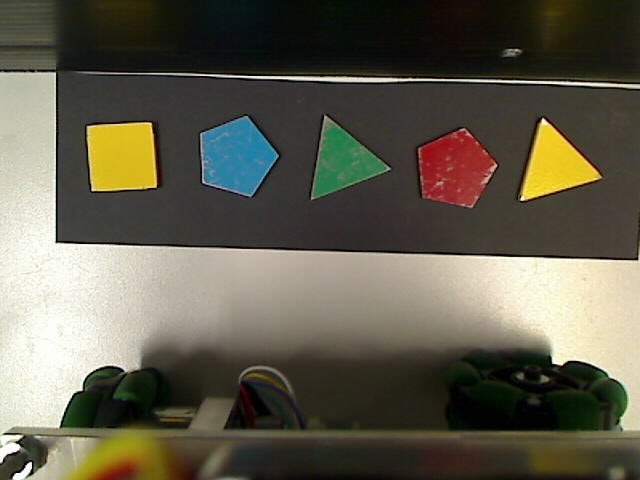
#> input picture rpiRobot/src/vision/infrastructure/my_photo-4.jpg, 640 x 480 px, given in place of the camera
$ python openCvItemFinder.py   (older library calls are emulated)
#> lines starting #> are read from the running program, lines starting #| are printed output that depends on the picture; after the words box and inside, x2 and y2 are one past the last pixel; in counts of white or black regions, pixels touching at a corner belong together
### rpiRobot/src/vision/infrastructure/openCvCamera.py
import cv2

from vision.domain.iCamera import ICamera
from vision.domain.image import Image
from vision.infrastructure.openCvVisionError import CameraDoesNotExistError, AcquisitionError


class OpenCvCamera(ICamera):
    _buffer_size = 4

    def __init__(self, camera_id: int) -> None:
        self._video_capture = cv2.VideoCapture(camera_id)
        if not self._video_capture.isOpened():
            raise CameraDoesNotExistError(camera_id)
        self._video_capture.set(cv2.CAP_PROP_BUFFERSIZE, self._buffer_size)

    def __del__(self) -> None:
        self._video_capture.release()

    def take_picture(self) -> Image:
        count = self._buffer_size
        while count > 0:
            self._video_capture.grab()
            count -= 1
        has_captured, cv_image = self._video_capture.read()

        if not has_captured:
            raise AcquisitionError()
        return Image(cv_image)

### rpiRobot/src/vision/infrastructure/openCvDebugDisplay.py
from logging import getLogger, DEBUG
from typing import List

import cv2
import numpy as np

logger = getLogger(__name__)
VISION_DEBUG = DEBUG + 5
Contour = np.ndarray


class OpenCvDebugDisplay:
    def __del__(self) -> None:
        cv2.destroyAllWindows()

    @staticmethod
    def debug_active() -> bool:
        return logger.getEffectiveLevel() == VISION_DEBUG

    def display_debug_image(self, window_name: str, image: np.ndarray) -> None:
        if OpenCvDebugDisplay.debug_active():
            cv2.imshow(window_name, image)
            cv2.waitKey(1)

    def display_debug_contours(self, window_name: str, image: np.ndarray, contours: List[Contour],
                               contours_of_interest: List[Contour]) -> None:
        if OpenCvDebugDisplay.debug_active():
            if len(image.shape) == 3:
                image_copy = image.copy()
            else:
                image_copy = cv2.cvtColor(image, cv2.COLOR_GRAY2BGR)

            cv2.drawContours(image_copy, contours, -1, (0, 0, 255), 3)
            cv2.drawContours(image_copy, contours_of_interest, -1, (0, 255, 0), 3)
            cv2.imshow(window_name, image_copy)
            cv2.waitKey(1)

### rpiRobot/src/coordinate/cameraCoordinate.py
class CameraCoordinate:
    def __init__(self, x_pos: float, y_pos: float):
        self._x_pos = x_pos
        self._y_pos = y_pos

    @property
    def x(self) -> float:
        return self._x_pos

    @property
    def y(self) -> float:
        return self._y_pos

    def __repr__(self) -> str:
        return "{}({},{})".format(CameraCoordinate.__name__, self.x, self.y)

### rpiRobot/src/vision/domain/itemRelativePositions.py
from typing import List

from vision.domain.itemRelativePosition import ItemRelativePosition


class ItemRelativePositions:
    def __init__(self, items: List[ItemRelativePosition]):
        self._items = items

    @property
    def items(self) -> List[ItemRelativePosition]:
        return self._items

### rpiRobot/src/vision/domain/image.py
from typing import Callable, Optional, Tuple

import numpy as np


class Image:
    def __init__(self, content: np.ndarray) -> None:
        assert content.shape[2] == 3
        self._content = content

    @property
    def content(self) -> np.ndarray:
        return self._content.copy()

    @property
    def width(self) -> int:
        return self._content.shape[1]

    @property
    def height(self) -> int:
        return self._content.shape[0]

    def process(self, process_callback: Callable[[np.ndarray], Optional[np.ndarray]]):  # -> Optional[Image]
        processed_content = process_callback(self.content)
        if processed_content is not None:
            return Image(processed_content)

### rpiRobot/src/vision/domain/itemRelativePosition.py
from vision.domain.item.item import Item
from coordinate.cameraCoordinate import CameraCoordinate


class ItemRelativePosition:
    def __init__(self, item: Item, camera_coordinate: CameraCoordinate):
        self._item = item
        self._camera_coordinate = camera_coordinate

    @property
    def item(self) -> Item:
        return self._item

    @property
    def camera_coordinate(self) -> CameraCoordinate:
        return self._camera_coordinate

### rpiRobot/src/vision/domain/item/item.py
from vision.domain.item.color import Color
from vision.domain.item.shape import Shape


class Item:
    def __init__(self, color: Color, shape: Shape):
        self._color = color
        self._shape = shape

    @property
    def color(self) -> Color:
        return self._color

    @property
    def shape(self) -> Shape:
        return self._shape

### rpiRobot/src/vision/infrastructure/openCvItemFinder.py
import logging
from typing import List, Tuple

import cv2
import numpy as np

from coordinate.cameraCoordinate import CameraCoordinate
from vision.domain.iItemFinder import IItemFinder
from vision.domain.image import Image
from vision.domain.item.color import Color
from vision.domain.item.item import Item
from vision.domain.item.shape import Shape
from vision.domain.itemRelativePosition import ItemRelativePosition
from vision.domain.itemRelativePositions import ItemRelativePositions
from vision.domain.visionError import VisionError
from vision.infrastructure.openCvCamera import OpenCvCamera
from vision.infrastructure.openCvDebugDisplay import OpenCvDebugDisplay, VISION_DEBUG
from vision.infrastructure.openCvVisionError import CouldNotFindItemsError


class OpenCvItemFinder(IItemFinder):
    def __init__(self) -> None:
        self._items_relative_positions = None
        self._debug_display = OpenCvDebugDisplay()

    def find_items(self, image: Image) -> ItemRelativePositions:
        image.process(self._process)
        return self._items_relative_positions

    def _process(self, image: np.ndarray) -> None:
        image = OpenCvItemFinder._grey_world_white_balance(image)
        self._debug_display.display_debug_image('White Balance', image)

        zone, zone_x, zone_y = self._cut_zone(image)
        self._debug_display.display_debug_image('Zone Image', zone)

        grey = cv2.cvtColor(zone, cv2.COLOR_BGR2GRAY)
        canny = cv2.Canny(grey, 10, 200)
        kernel = np.ones((5, 5), np.uint8)
        canny = cv2.morphologyEx(canny, cv2.MORPH_DILATE, kernel)
        self._debug_display.display_debug_image('Zone Grey Canny', canny)

        item_contours = self._find_item_contours(canny, False, '_find_item_contours Canny')
        mask = np.zeros(canny.shape, np.uint8)
        for contour in item_contours:
            cv2.drawContours(mask, [contour], -1, (255, 255, 255), -1)

        self._debug_display.display_debug_image('Item mask', mask)
        item_contours = self._find_item_contours(mask, True, '_find_item_contours Mask')

        hsv = cv2.cvtColor(zone, cv2.COLOR_BGR2HSV)
        hue = hsv[:, :, 0]
        self._debug_display.display_debug_image('Zone Hue', hue)
        self._items_relative_positions = self._categorize_contours(hue, zone_x, zone_y, item_contours)

    def _find_item_contours(self, image: np.ndarray, should_approximate: bool, debug_name: str) -> List[np.ndarray]:
        zone_area = image.shape[0] * image.shape[1]
        _, contours, _ = cv2.findContours(image, cv2.RETR_TREE, cv2.CHAIN_APPROX_SIMPLE)
        if should_approximate:
            contours = [OpenCvItemFinder._approximate_contour(c, 0.035) for c in contours]
        contours = [c for c in contours if OpenCvItemFinder._does_contour_fit_item(c, zone_area)]

        self._debug_display.display_debug_contours(debug_name, image, contours, [])

        if len(contours) == 0:
            raise CouldNotFindItemsError

        return contours

    @staticmethod
    def _does_contour_fit_item(contour: np.ndarray, zone_area: int) -> bool:
        _, _, width, height = cv2.boundingRect(contour)
        has_square_proportion = 0.85 <= width / float(height) <= 1.15

        is_big_enough = 500 < width * height < 0.25 * zone_area

        return has_square_proportion and is_big_enough

    def _categorize_contours(self, hue: np.ndarray, zone_x: int, zone_y: int,
                             contours: List[np.ndarray]) -> ItemRelativePositions:

        item_relative_positions = []
        for contour in contours:
            shape = OpenCvItemFinder._compute_shape(contour)
            color = self._compute_color(hue, contour)
            item = Item(color, shape)
            camera_position = OpenCvItemFinder._compute_coordinate(contour, zone_x, zone_y)
            item_relative_positions.append(ItemRelativePosition(item, camera_position))

        return ItemRelativePositions(item_relative_positions)

    @staticmethod
    def _compute_shape(contour: np.ndarray) -> Shape:
        number_of_side = len(contour)
        if number_of_side == 3:
            return Shape.Triangle
        elif number_of_side == 4:
            return Shape.Square
        elif number_of_side == 5:
            return Shape.Pentagon
        else:
            return Shape.Circle

    @staticmethod
    def _compute_color(hue: np.ndarray, contour: np.ndarray) -> Color:
        mask = np.zeros(hue.shape, np.uint8)
        cv2.drawContours(mask, [contour], 0, 255, -1)
        histogram = cv2.calcHist([hue], [0], mask, [180], [0, 180])
        mode_hue = np.argmax(histogram)

        if 65 < mode_hue < 90:
            return Color.Green
        elif 90 < mode_hue < 115:
            return Color.Blue
        elif 14 < mode_hue < 37:
            return Color.Yellow
        else:
            return Color.Red

    @staticmethod
    def _compute_coordinate(contour: np.ndarray, zone_x: int, zone_y: int) -> CameraCoordinate:
        moments = cv2.moments(contour)
        try:
            x = int(moments['m10'] / moments['m00']) + zone_x
            y = int(moments['m01'] / moments['m00']) + zone_y
        except ZeroDivisionError:
            raise CouldNotFindItemsError
        return CameraCoordinate(x, y)

    def _cut_zone(self, image: np.ndarray) -> Tuple[np.ndarray, int, int]:
        grey = cv2.cvtColor(image, cv2.COLOR_BGR2GRAY)
        grey = OpenCvItemFinder._cut_robot(grey)

        _, threshold = cv2.threshold(grey, 0, 255, cv2.THRESH_BINARY_INV + cv2.THRESH_OTSU)

        self._debug_display.display_debug_image('_cut_zone threshold', threshold)

        zone_x, zone_y, zone_width, zone_height = self._find_zone_contours(threshold)
        image = image[zone_y:zone_y + zone_height, zone_x:zone_x + zone_width, :]
        return image, zone_x, zone_y

    @staticmethod
    def _cut_robot(image: np.ndarray) -> np.ndarray:
        return image[0: 210, :]

    def _find_zone_contours(self, image: np.ndarray) -> Tuple[int, int, int, int]:
        _, contours, _ = cv2.findContours(image, cv2.RETR_TREE, cv2.CHAIN_APPROX_SIMPLE)
        contours = [OpenCvItemFinder._approximate_contour(c, 0.05) for c in contours]

        if len(contours) == 0:
            raise CouldNotFindItemsError

        zone_contour = max(contours, key=cv2.contourArea)

        self._debug_display.display_debug_contours('_find_zone_contours', image, contours, [zone_contour])

        return cv2.boundingRect(zone_contour)

    @staticmethod
    def _approximate_contour(contour: np.ndarray, arc_length_factor: float) -> np.ndarray:
        epsilon = arc_length_factor * cv2.arcLength(contour, True)
        return cv2.approxPolyDP(contour, epsilon, True)

    @staticmethod
    def _grey_world_white_balance(image: np.ndarray) -> np.ndarray:
        result = cv2.cvtColor(image, cv2.COLOR_BGR2LAB)
        avg_a = np.average(result[:, :, 1])
        avg_b = np.average(result[:, :, 2])
        result[:, :, 1] = result[:, :, 1] - ((avg_a - 128) * (result[:, :, 0] / 255.0) * 1.1)
        result[:, :, 2] = result[:, :, 2] - ((avg_b - 128) * (result[:, :, 0] / 255.0) * 1.1)
        return cv2.cvtColor(result, cv2.COLOR_LAB2BGR)


def main():
    camera = OpenCvCamera(0)
    item_finder = OpenCvItemFinder()
    logging.basicConfig(level=VISION_DEBUG)

    should_continue = True
    while should_continue:
        image = camera.take_picture()
#> in take_picture, cv_image is the input picture: shape (480, 640, 3); mean B, G, R 77.7, 93.5, 96.9
        cv2.imshow('Capture', image.content)
        cv2.waitKey(1)

        try:
            items = item_finder.find_items(image)
#> in _grey_world_white_balance, `result = cv2.cvtColor(image, cv2.COLOR_BGR2LAB)`: result: shape (480, 640, 3); mean of channels 0, 1, 2 96.8, 127.2, 137.1
#> in _grey_world_white_balance, `avg_a = np.average(result[:, :, 1])`: avg_a = 127.2
#> in _grey_world_white_balance, `avg_b = np.average(result[:, :, 2])`: avg_b = 137.1
#> in _grey_world_white_balance, `result[:, :, 2] = result[:, :, 2] - ((avg_b - 128) * (result[:, :, 0] ..`: result: shape (480, 640, 3); mean of channels 0, 1, 2 96.8, 127.2, 132.8
#> in _cut_zone, `_, threshold = cv2.threshold(grey, 0, 255, cv2.THRESH_BINARY_INV + cv2..`:
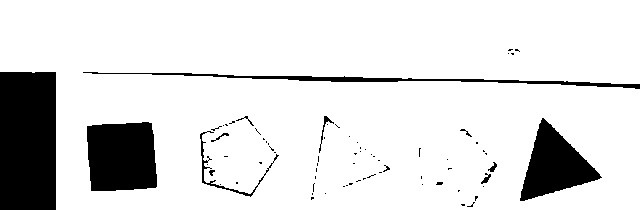
#> threshold: shape (210, 640); 86.6% white; 74 black regions (62 under 20 px)
#> in _find_zone_contours, `_, contours, _ = cv2.findContours(image, cv2.RETR_TREE, cv2.CHAIN_APPR..`: contours = 110 contours, 94 with area under 20; largest, box (x1, y1, x2, y2) and area: (0, 0, 640, 210) 123680, (86, 121, 158, 192) 4512, (519, 117, 603, 202) 3476, (199, 131, 259, 198) 390, (320, 115, 335, 145) 103
#> in _find_zone_contours, `contours = [OpenCvItemFinder._approximate_contour(c, 0.05) for c in co..`: contours = 110 contours, 96 with area under 20; largest, box (x1, y1, x2, y2) and area: (0, 0, 640, 210) 69492, (86, 122, 158, 192) 4250, (520, 117, 603, 202) 3168, (201, 132, 258, 198) 505, (487, 161, 498, 173) 48
#> in _find_zone_contours, `zone_contour = max(contours, key=cv2.contourArea)`: zone_contour = [[0, 0], [56, 209], [639, 209], [82, 72], [639, 0]]
#> in display_debug_contours, `image_copy = cv2.cvtColor(image, cv2.COLOR_GRAY2BGR)`: image_copy: shape (210, 640, 3); 86.6% white; 74 black regions (62 under 20 px), largest, box (x1, y1, x2, y2) and area: (0, 72, 56, 210) 7725, (87, 122, 157, 191) 4383, (520, 118, 602, 201) 3359
#> in _cut_zone, `zone_x, zone_y, zone_width, zone_height = self._find_zone_contours(thr..`: zone_x = 0; zone_width = 640; zone_height = 210
#> in _cut_zone, `image = image[zone_y:zone_y + zone_height, zone_x:zone_x + zone_width,..`:
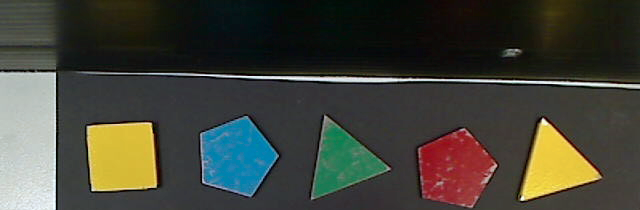
#> image: shape (210, 640, 3); mean B, G, R 57.2, 66.7, 65.9
#> in _process, `zone, zone_x, zone_y = self._cut_zone(image)`: zone_x = 0
#> in _process, `canny = cv2.Canny(grey, 10, 200)`: canny: shape (210, 640); 3.9% white in thin lines or dots, all inside (x1, y1, x2, y2) = (0, 48, 640, 210)
#> in _process, `canny = cv2.morphologyEx(canny, cv2.MORPH_DILATE, kernel)`: canny: shape (210, 640); 16.1% white; 8 white regions
#> in _find_item_contours, `_, contours, _ = cv2.findContours(image, cv2.RETR_TREE, cv2.CHAIN_APPR..`: contours = 19 contours, 6 with area under 20; largest, box (x1, y1, x2, y2) and area: (0, 57, 640, 210) 7548, (82, 118, 165, 201) 5526, (196, 110, 281, 200) 5403, (413, 125, 502, 210) 5260, (516, 112, 604, 206) 4768
#> in _find_item_contours, `contours = [c for c in contours if OpenCvItemFinder._does_contour_fit_..`: contours = 10 contours; largest, box (x1, y1, x2, y2) and area: (82, 118, 165, 201) 5526, (196, 110, 281, 200) 5403, (413, 125, 502, 210) 5260, (516, 112, 604, 206) 4768, (307, 112, 397, 202) 4286
#> call 2 of display_debug_contours, with window_name = '_find_item_contours Canny'
#> in display_debug_contours (call 2), `image_copy = cv2.cvtColor(image, cv2.COLOR_GRAY2BGR)`: image_copy: shape (210, 640, 3); 16.1% white; 8 white regions
#> in display_debug_contours (call 2), `cv2.drawContours(image_copy, contours, -1, (0, 0, 255), 3)`:
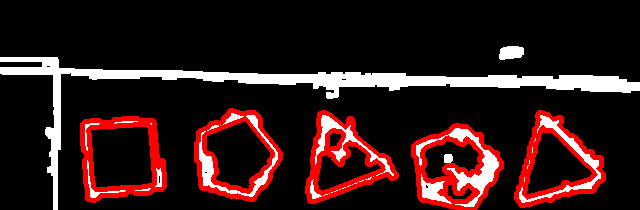
#> image_copy: shape (210, 640, 3); mean B, G, R 26, 26, 51
#> in _process, `item_contours = self._find_item_contours(canny, False, '_find_item_con..`: item_contours has the same summary as contours in _find_item_contours
#> the loop in _process, `for contour in item_contours:` made 10 passes
#> after the loop in _process, `for contour in item_contours:`:
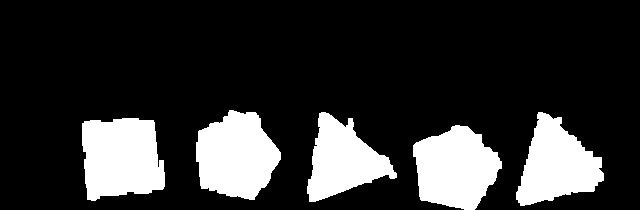
#> mask: shape (210, 640); 19.3% white; 5 white regions
#> in _find_item_contours (call 2), `_, contours, _ = cv2.findContours(image, cv2.RETR_TREE, cv2.CHAIN_APPR..`: contours = 5 contours; box (x1, y1, x2, y2) and area: (82, 118, 165, 201) 5526, (196, 110, 281, 200) 5403, (413, 125, 502, 210) 5260, (516, 112, 604, 206) 4768, (307, 112, 397, 202) 4286
#> in _find_item_contours (call 2), `contours = [OpenCvItemFinder._approximate_contour(c, 0.035) for c in c..`: contours = 5 contours; box (x1, y1, x2, y2) and area: (82, 120, 164, 200) 5344, (198, 110, 281, 200) 5326, (416, 126, 502, 210) 4951, (309, 113, 397, 202) 4572, (520, 112, 602, 206) 4520
#> call 3 of display_debug_contours, with window_name = '_find_item_contours Mask'
#> in display_debug_contours (call 3), `image_copy = cv2.cvtColor(image, cv2.COLOR_GRAY2BGR)`: image_copy: shape (210, 640, 3); 19.3% white; 5 white regions
#> in display_debug_contours (call 3), `cv2.drawContours(image_copy, contours, -1, (0, 0, 255), 3)`:
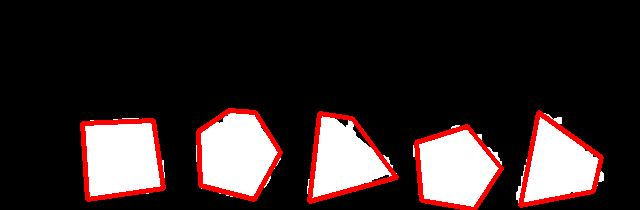
#> image_copy: shape (210, 640, 3); mean B, G, R 41.1, 41.1, 54.1
#> in _process, `item_contours = self._find_item_contours(mask, True, '_find_item_conto..`: item_contours has the same summary as contours in _find_item_contours
#> in _process, `hsv = cv2.cvtColor(zone, cv2.COLOR_BGR2HSV)`: hsv: shape (210, 640, 3); mean H, S, V 64.9, 79.5, 75.2
#> in _process, `hue = hsv[:, :, 0]`:
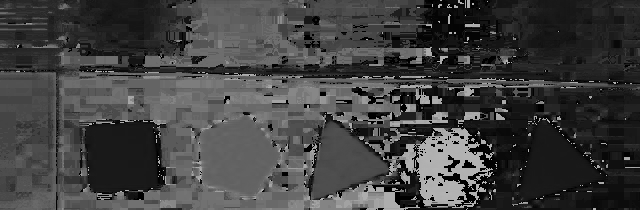
#> hue: shape (210, 640); min 0, max 179, mean 64.9
#> the loop in _categorize_contours, `for contour in contours:` made 5 passes
#> (number_of_side in _compute_shape, mode_hue in _compute_color) on passes 2 to 4: (4, 25), (4, 24), (4, 77)
#> (number_of_side in _compute_shape, mode_hue in _compute_color) on passes 1, 5: (5, 179), (6, 98)
#> after the loop in _categorize_contours, `for contour in contours:`: item_relative_positions = 5 items
            detection = image.content.copy()
            for item in items.items:
                shape_text = '{}'.format(item.item.shape)
                color_text = '{}'.format(item.item.color)
                cX = item.camera_coordinate.x - 50
                cY = item.camera_coordinate.y
                detection = cv2.putText(detection, shape_text, (cX, cY),
                                        cv2.FONT_HERSHEY_SIMPLEX, 0.5, (255, 255, 255), 2)
                detection = cv2.putText(detection, color_text, (cX, cY + 15),
                                        cv2.FONT_HERSHEY_SIMPLEX, 0.5, (255, 255, 255), 2)
#> this loop made 5 passes
#> (shape_text, color_text, cX, cY) on passes 1 to 5: ('Shape.Pentagon', 'Color.Red', 404, 168), ('Shape.Square', 'Color.Yellow', 70, 158), ('Shape.Square', 'Color.Yellow', 507, 164), ('Shape.Square', 'Color.Green', 294, 158), ('Shape.Circle', 'Color.Blue', 185, 153)
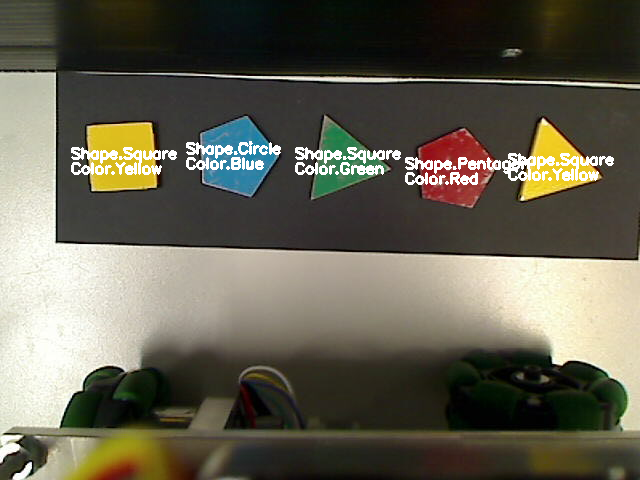
#> detection: shape (480, 640, 3); mean B, G, R 81.8, 96.7, 99.9

            cv2.imshow('Detection', detection)
            cv2.waitKey(1)

        except VisionError as e:
            print(e.message)

        key = cv2.waitKey(20)
#> (key q is pressed here)
        if key == ord('q'):
            should_continue = False

    cv2.destroyAllWindows()


if __name__ == '__main__':
    main()
